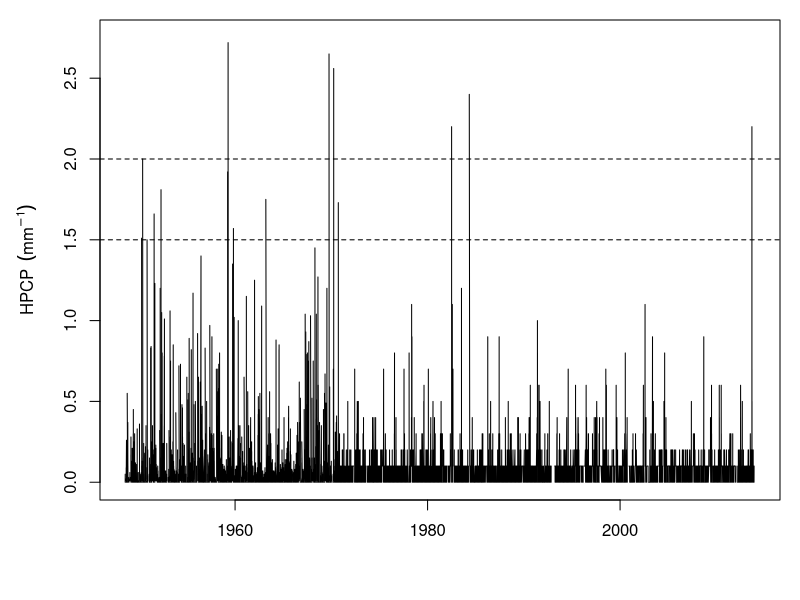
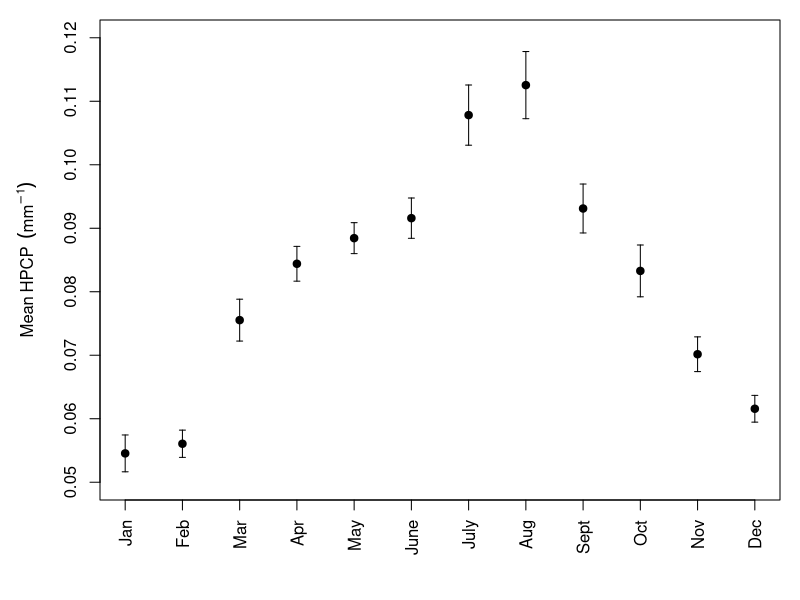
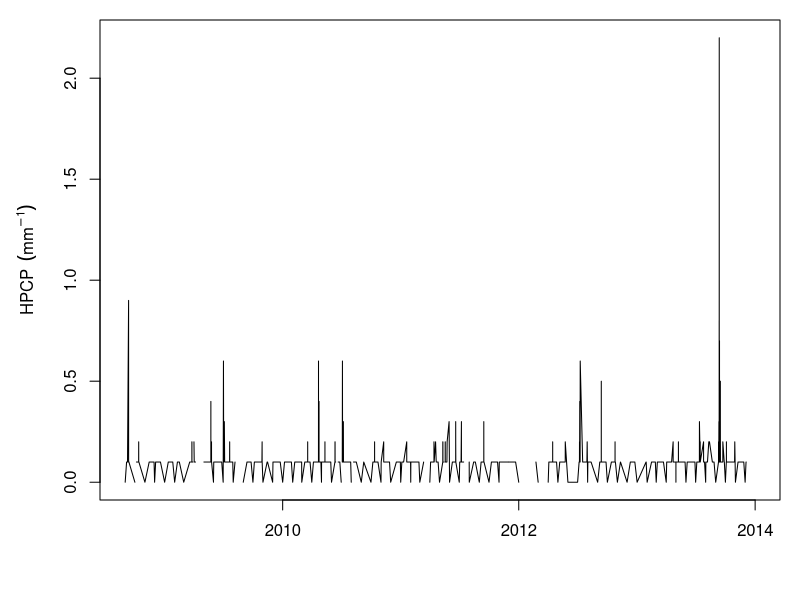
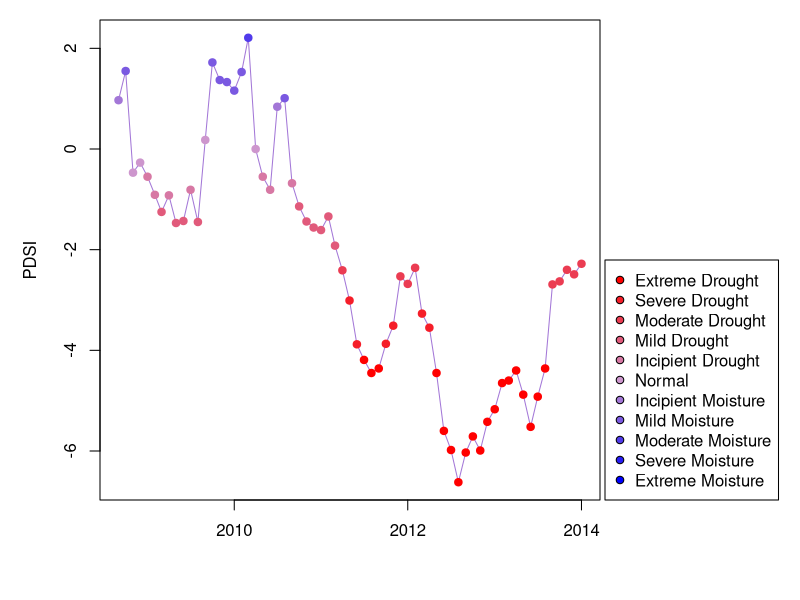
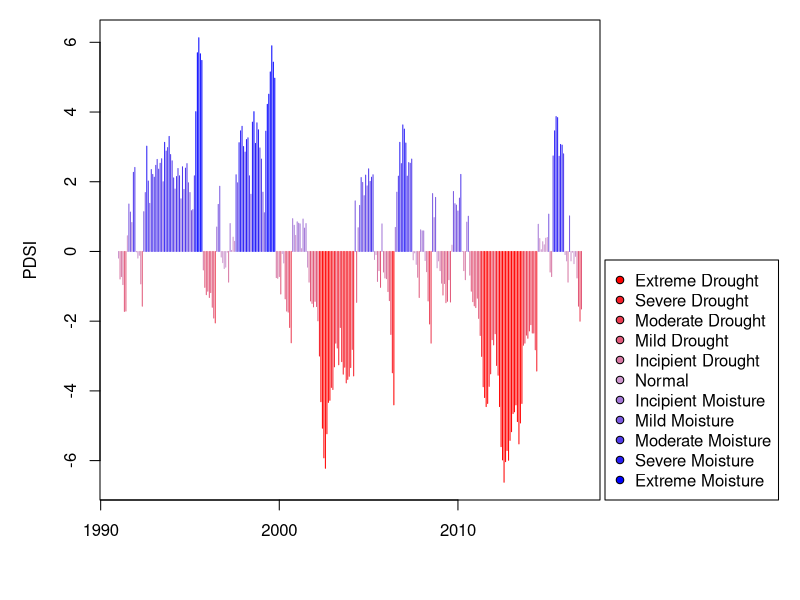
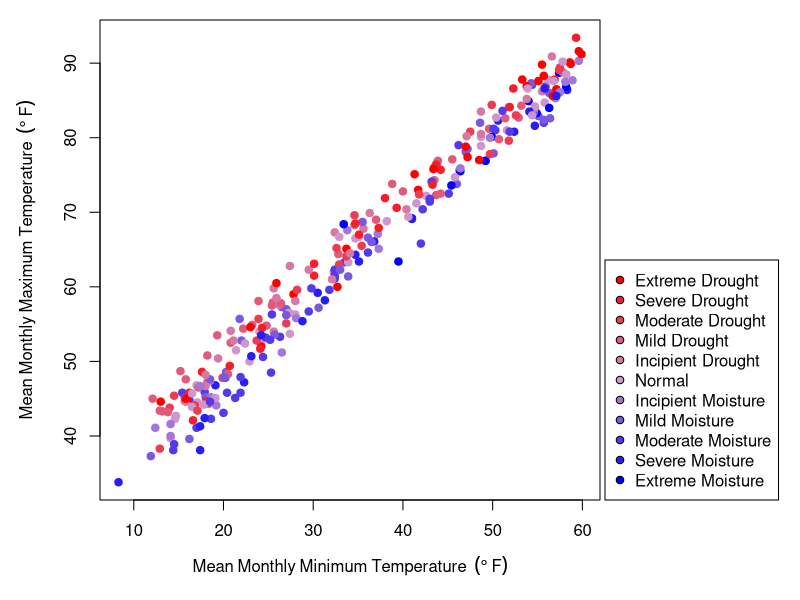
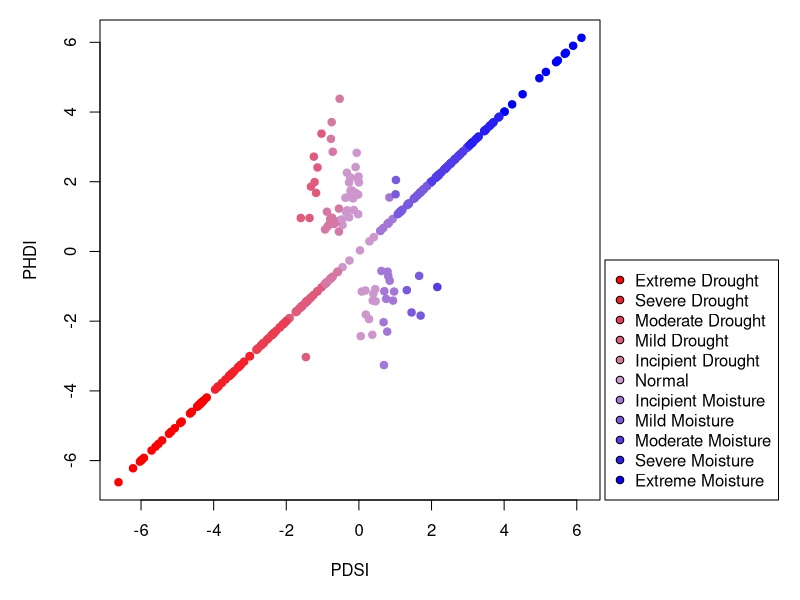
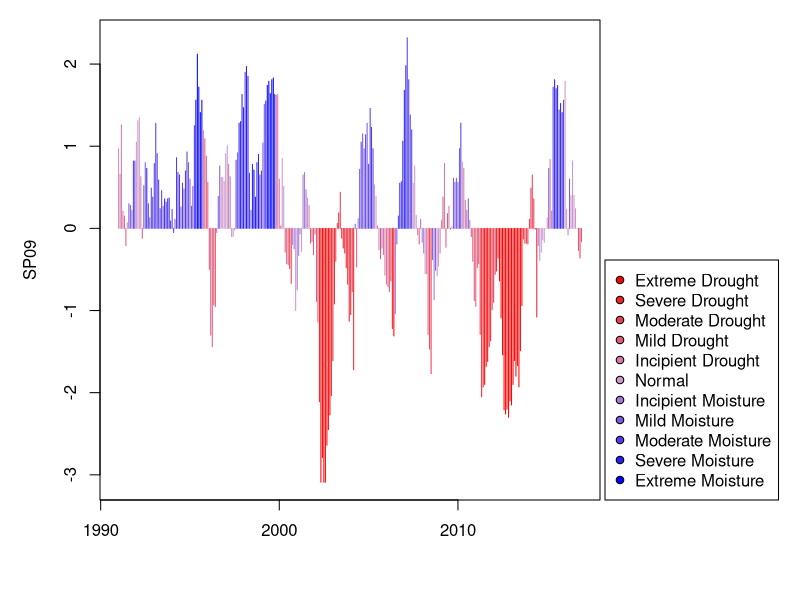

Recreate these plots in R, in order.
## ---- chunk 1
knitr::opts_chunk$set(echo = TRUE, warning=FALSE, message=FALSE)
## ---- chunk 2
library(lubridate)
library(doBy)
se <- function(x) sd(x)/sqrt(length(x))
HPCPlab <- expression(HPCP~~(mm^-1))
HPCP.meanlab <- expression(Mean~HPCP~~(mm^-1))
dislab <- expression(Stream~Discharge~~(m^3~s^-1))
monthaxis <- c("Jan", "Feb", "Mar", "Apr", "May", "June", "July", "Aug", "Sept",
               "Oct", "Nov", "Dec")
mintemplab <- expression(Mean~Monthly~Minimum~Temperature~~(degree~F))
maxtemplab <-expression(Mean~Monthly~Maximum~Temperature~~(degree~F))
PDSIgradient <- colorRampPalette(c("red", "plum3", "blue"))
palette(PDSIgradient(11))
PDSIcols <- palette(PDSIgradient(11))

rain <- read.csv("data/rain_co.csv")
rain$DateTime <- as.POSIXct(rain$DATE,format="%Y%m%d %H:%M")
rain$HPCP[rain$HPCP==999.99] <- NA
rain$month <- month(rain$DateTime)
newrain <- rain[complete.cases(rain$HPCP),]
rain_agg <- doBy::summaryBy(HPCP ~ month, data=newrain,FUN=c(mean,se))
recentrain <- rain[rain$DateTime >="2008-09-01",
                   c("DateTime", "HPCP")]

discharge <- read.csv("data/discharge_co.csv")
discharge$disval_m <- discharge$disValue*0.0283168
discharge$Date <- as.Date(discharge$datetime, format="%m/%d/%y")
recentdis <- discharge[discharge$Date >="2008-09-01",
                       c("Date", "disval_m")]

clim_bc <- read.csv("data/climate_co.csv")
clim_bc$Date <- paste(clim_bc$YearMonth, "01", sep="")
clim_bc$Date <- as.Date(clim_bc$Date, format="%Y%m%d")
clim_bc$PDSIwords <- cut(clim_bc$PDSI, breaks=c(-7,-4,-3,-2,-1,-0.5,0.5,1,2,3,4,7),
                         labels=c("Extreme Drought", "Severe Drought",
                                  "Moderate Drought", "Mild Drought",
                                  "Incipient Drought", "Normal", 
                                  "Incipient Moisture", "Mild Moisture",
                                  "Moderate Moisture", "Severe Moisture",
                                  "Extreme Moisture"))
recentclim <- clim_bc[clim_bc$Date >="2008-09-01",
                      c("Date", "PDSI", "PDSIwords")]

recentclim2 <- recentclim[recentclim$Date <="2014-01-01",
                          c("Date", "PDSI", "PDSIwords")]
## ---- chunk 3
par(mar=c(5,5,1,1))
plot(HPCP ~ DateTime, data=rain, type="l", ylim=c(0,2.75),
     xlab="", ylab=HPCPlab)
abline(h=1.5, lty=2)
abline(h=2.0, lty=2)
## ---- chunk 4
par(mar=c(5,5,1,1))
plot(HPCP.mean ~ month, data=rain_agg, pch=19, ylim=c(0.05,0.12),
       xaxt='n', xlab="", ylab=HPCP.meanlab)
with(rain_agg, arrows(month, HPCP.mean, month, HPCP.mean+HPCP.se, angle=90, length=.03))
with(rain_agg, arrows(month, HPCP.mean, month, HPCP.mean-HPCP.se, angle=90, length=.03))
axis(1, at=1:12, labels=monthaxis, las=3)
## ---- chunk 5
par(mar=c(5,5,1,1))
plot(HPCP ~ DateTime, data=recentrain, type='l', xlab="", ylab=HPCPlab)
## ---- chunk 6
par(mar=c(5,5,1,10), xpd=TRUE)
plot(PDSI ~ Date, data=recentclim2, type='o', xlab="", 
     pch=19, col=PDSIcols[PDSIwords])
legend("bottomleft", levels(clim_bc$PDSIwords), pch=21, inset=c(1.01, 0),
       pt.bg=PDSIcols)
## ---- chunk 7
par(mar=c(5,5,1,10), xpd=TRUE)
plot(PDSI ~ Date, data=clim_bc, xlab="", type='h',
     pch=19, col=PDSIcols[PDSIwords])
legend("bottomleft", levels(clim_bc$PDSIwords), pch=21, inset=c(1.01, 0), 
       pt.bg=PDSIcols)
## ---- chunk 8
par(mar=c(5,5,1,10), xpd=TRUE)
plot(TMAX ~ TMIN, data=clim_bc, xlab=mintemplab, ylab=maxtemplab,
     pch=19, col=PDSIcols[PDSIwords])
legend("bottomleft", levels(clim_bc$PDSIwords), pch=21, inset=c(1.01, 0), 
       pt.bg=PDSIcols)
## ---- chunk 9
par(mar=c(5,5,1,10), xpd=TRUE)
plot(PHDI ~ PDSI, data=clim_bc, pch=19, col=PDSIcols[PDSIwords])
legend("bottomleft", levels(clim_bc$PDSIwords), pch=21, inset=c(1.01, 0), 
       pt.bg=PDSIcols)
## ---- chunk 10
par(mar=c(5,5,1,10), xpd=TRUE)
plot(SP09 ~ Date, data=clim_bc, type='h', xlab="",
     pch=19, col=PDSIcols[PDSIwords])
legend("bottomleft", levels(clim_bc$PDSIwords), pch=21, inset=c(1.01, 0), 
       pt.bg=PDSIcols)
## ---- chunk 11
par(mar=c(5,5,1,1))
plot(disval_m ~ Date, data=recentdis, type='l', xlab="", ylab=dislab)
